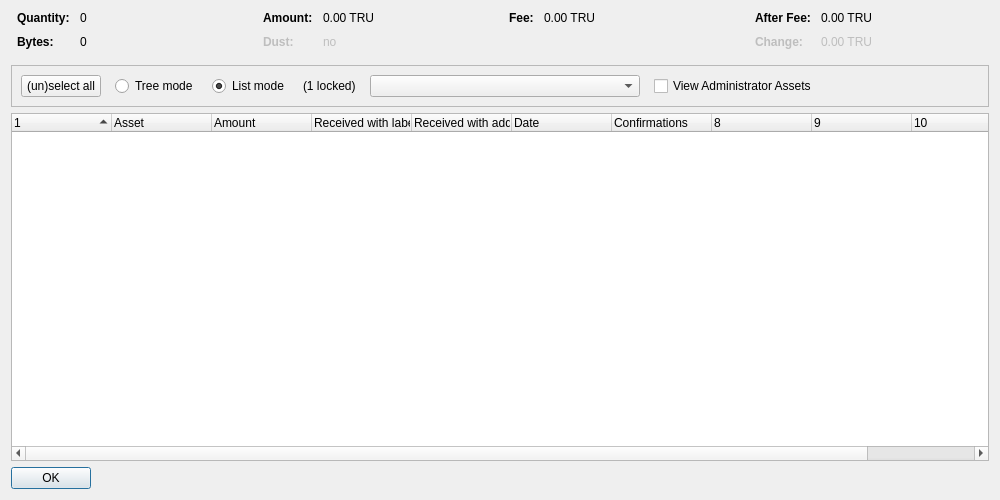
<?xml version="1.0" encoding="UTF-8"?>
<ui version="4.0">
 <class>AssetControlDialog</class>
 <widget class="QDialog" name="AssetControlDialog">
  <property name="geometry">
   <rect>
    <x>0</x>
    <y>0</y>
    <width>1000</width>
    <height>500</height>
   </rect>
  </property>
  <property name="windowTitle">
   <string>Asset Selection</string>
  </property>
  <layout class="QVBoxLayout" name="verticalLayout">
   <item>
    <layout class="QHBoxLayout" name="horizontalLayoutTop" stretch="0,0,0,0">
     <property name="topMargin">
      <number>0</number>
     </property>
     <property name="bottomMargin">
      <number>10</number>
     </property>
     <item>
      <layout class="QFormLayout" name="formLayoutAssetControl1">
       <property name="horizontalSpacing">
        <number>10</number>
       </property>
       <property name="verticalSpacing">
        <number>10</number>
       </property>
       <property name="leftMargin">
        <number>6</number>
       </property>
       <property name="rightMargin">
        <number>6</number>
       </property>
       <item row="0" column="0">
        <widget class="QLabel" name="labelAssetControlQuantityText">
         <property name="font">
          <font>
           <weight>75</weight>
           <bold>true</bold>
          </font>
         </property>
         <property name="text">
          <string>Quantity:</string>
         </property>
        </widget>
       </item>
       <item row="0" column="1">
        <widget class="QLabel" name="labelAssetControlQuantity">
         <property name="cursor">
          <cursorShape>IBeamCursor</cursorShape>
         </property>
         <property name="contextMenuPolicy">
          <enum>Qt::ActionsContextMenu</enum>
         </property>
         <property name="text">
          <string notr="true">0</string>
         </property>
         <property name="textInteractionFlags">
          <set>Qt::LinksAccessibleByMouse|Qt::TextSelectableByKeyboard|Qt::TextSelectableByMouse</set>
         </property>
        </widget>
       </item>
       <item row="1" column="0">
        <widget class="QLabel" name="labelAssetControlBytesText">
         <property name="font">
          <font>
           <weight>75</weight>
           <bold>true</bold>
          </font>
         </property>
         <property name="text">
          <string>Bytes:</string>
         </property>
        </widget>
       </item>
       <item row="1" column="1">
        <widget class="QLabel" name="labelAssetControlBytes">
         <property name="cursor">
          <cursorShape>IBeamCursor</cursorShape>
         </property>
         <property name="contextMenuPolicy">
          <enum>Qt::ActionsContextMenu</enum>
         </property>
         <property name="text">
          <string notr="true">0</string>
         </property>
         <property name="textInteractionFlags">
          <set>Qt::LinksAccessibleByMouse|Qt::TextSelectableByKeyboard|Qt::TextSelectableByMouse</set>
         </property>
        </widget>
       </item>
      </layout>
     </item>
     <item>
      <layout class="QFormLayout" name="formLayoutAssetControl2">
       <property name="horizontalSpacing">
        <number>10</number>
       </property>
       <property name="verticalSpacing">
        <number>10</number>
       </property>
       <property name="leftMargin">
        <number>6</number>
       </property>
       <property name="rightMargin">
        <number>6</number>
       </property>
       <item row="0" column="0">
        <widget class="QLabel" name="labelAssetControlAmountText">
         <property name="font">
          <font>
           <weight>75</weight>
           <bold>true</bold>
          </font>
         </property>
         <property name="text">
          <string>Amount:</string>
         </property>
        </widget>
       </item>
       <item row="0" column="1">
        <widget class="QLabel" name="labelAssetControlAmount">
         <property name="cursor">
          <cursorShape>IBeamCursor</cursorShape>
         </property>
         <property name="contextMenuPolicy">
          <enum>Qt::ActionsContextMenu</enum>
         </property>
         <property name="text">
          <string notr="true">0.00 TRU</string>
         </property>
         <property name="textInteractionFlags">
          <set>Qt::LinksAccessibleByMouse|Qt::TextSelectableByKeyboard|Qt::TextSelectableByMouse</set>
         </property>
        </widget>
       </item>
       <item row="1" column="0">
        <widget class="QLabel" name="labelAssetControlLowOutputText">
         <property name="enabled">
          <bool>false</bool>
         </property>
         <property name="font">
          <font>
           <weight>75</weight>
           <bold>true</bold>
          </font>
         </property>
         <property name="text">
          <string>Dust:</string>
         </property>
        </widget>
       </item>
       <item row="1" column="1">
        <widget class="QLabel" name="labelAssetControlLowOutput">
         <property name="enabled">
          <bool>false</bool>
         </property>
         <property name="cursor">
          <cursorShape>IBeamCursor</cursorShape>
         </property>
         <property name="contextMenuPolicy">
          <enum>Qt::ActionsContextMenu</enum>
         </property>
         <property name="text">
          <string notr="true">no</string>
         </property>
         <property name="textInteractionFlags">
          <set>Qt::LinksAccessibleByMouse|Qt::TextSelectableByKeyboard|Qt::TextSelectableByMouse</set>
         </property>
        </widget>
       </item>
      </layout>
     </item>
     <item>
      <layout class="QFormLayout" name="formLayoutAssetControl3">
       <property name="horizontalSpacing">
        <number>10</number>
       </property>
       <property name="verticalSpacing">
        <number>10</number>
       </property>
       <property name="leftMargin">
        <number>6</number>
       </property>
       <property name="rightMargin">
        <number>6</number>
       </property>
       <item row="0" column="0">
        <widget class="QLabel" name="labelAssetControlFeeText">
         <property name="font">
          <font>
           <weight>75</weight>
           <bold>true</bold>
          </font>
         </property>
         <property name="text">
          <string>Fee:</string>
         </property>
        </widget>
       </item>
       <item row="0" column="1">
        <widget class="QLabel" name="labelAssetControlFee">
         <property name="cursor">
          <cursorShape>IBeamCursor</cursorShape>
         </property>
         <property name="contextMenuPolicy">
          <enum>Qt::ActionsContextMenu</enum>
         </property>
         <property name="text">
          <string notr="true">0.00 TRU</string>
         </property>
         <property name="textInteractionFlags">
          <set>Qt::LinksAccessibleByMouse|Qt::TextSelectableByKeyboard|Qt::TextSelectableByMouse</set>
         </property>
        </widget>
       </item>
      </layout>
     </item>
     <item>
      <layout class="QFormLayout" name="formLayoutAssetControl4">
       <property name="horizontalSpacing">
        <number>10</number>
       </property>
       <property name="verticalSpacing">
        <number>10</number>
       </property>
       <property name="leftMargin">
        <number>6</number>
       </property>
       <property name="rightMargin">
        <number>6</number>
       </property>
       <item row="0" column="0">
        <widget class="QLabel" name="labelAssetControlAfterFeeText">
         <property name="font">
          <font>
           <weight>75</weight>
           <bold>true</bold>
          </font>
         </property>
         <property name="text">
          <string>After Fee:</string>
         </property>
        </widget>
       </item>
       <item row="0" column="1">
        <widget class="QLabel" name="labelAssetControlAfterFee">
         <property name="cursor">
          <cursorShape>IBeamCursor</cursorShape>
         </property>
         <property name="contextMenuPolicy">
          <enum>Qt::ActionsContextMenu</enum>
         </property>
         <property name="text">
          <string notr="true">0.00 TRU</string>
         </property>
         <property name="textInteractionFlags">
          <set>Qt::LinksAccessibleByMouse|Qt::TextSelectableByKeyboard|Qt::TextSelectableByMouse</set>
         </property>
        </widget>
       </item>
       <item row="1" column="0">
        <widget class="QLabel" name="labelAssetControlChangeText">
         <property name="enabled">
          <bool>false</bool>
         </property>
         <property name="font">
          <font>
           <weight>75</weight>
           <bold>true</bold>
          </font>
         </property>
         <property name="text">
          <string>Change:</string>
         </property>
        </widget>
       </item>
       <item row="1" column="1">
        <widget class="QLabel" name="labelAssetControlChange">
         <property name="enabled">
          <bool>false</bool>
         </property>
         <property name="cursor">
          <cursorShape>IBeamCursor</cursorShape>
         </property>
         <property name="contextMenuPolicy">
          <enum>Qt::ActionsContextMenu</enum>
         </property>
         <property name="text">
          <string notr="true">0.00 TRU</string>
         </property>
         <property name="textInteractionFlags">
          <set>Qt::LinksAccessibleByMouse|Qt::TextSelectableByKeyboard|Qt::TextSelectableByMouse</set>
         </property>
        </widget>
       </item>
      </layout>
     </item>
    </layout>
   </item>
   <item>
    <widget class="QFrame" name="frame">
     <property name="minimumSize">
      <size>
       <width>0</width>
       <height>40</height>
      </size>
     </property>
     <property name="frameShape">
      <enum>QFrame::StyledPanel</enum>
     </property>
     <property name="frameShadow">
      <enum>QFrame::Sunken</enum>
     </property>
     <layout class="QHBoxLayout" name="horizontalLayout">
      <item>
       <layout class="QHBoxLayout" name="horizontalLayoutPanel" stretch="0,0,0,0,0,0,0">
        <property name="spacing">
         <number>14</number>
        </property>
        <item>
         <widget class="QPushButton" name="pushButtonSelectAll">
          <property name="sizePolicy">
           <sizepolicy hsizetype="Maximum" vsizetype="Fixed">
            <horstretch>0</horstretch>
            <verstretch>0</verstretch>
           </sizepolicy>
          </property>
          <property name="text">
           <string>(un)select all</string>
          </property>
          <property name="autoDefault">
           <bool>false</bool>
          </property>
         </widget>
        </item>
        <item>
         <widget class="QRadioButton" name="radioTreeMode">
          <property name="sizePolicy">
           <sizepolicy hsizetype="Maximum" vsizetype="Fixed">
            <horstretch>0</horstretch>
            <verstretch>0</verstretch>
           </sizepolicy>
          </property>
          <property name="text">
           <string>Tree mode</string>
          </property>
         </widget>
        </item>
        <item>
         <widget class="QRadioButton" name="radioListMode">
          <property name="sizePolicy">
           <sizepolicy hsizetype="Maximum" vsizetype="Fixed">
            <horstretch>0</horstretch>
            <verstretch>0</verstretch>
           </sizepolicy>
          </property>
          <property name="text">
           <string>List mode</string>
          </property>
          <property name="checked">
           <bool>true</bool>
          </property>
         </widget>
        </item>
        <item>
         <widget class="QLabel" name="labelLocked">
          <property name="text">
           <string notr="true">(1 locked)</string>
          </property>
         </widget>
        </item>
        <item>
         <widget class="QComboBox" name="assetList">
          <property name="minimumContentsLength">
           <number>30</number>
          </property>
         </widget>
        </item>
        <item>
         <widget class="QCheckBox" name="viewAdministrator">
          <property name="toolTip">
           <string>View assets that you have the ownership asset for</string>
          </property>
          <property name="text">
           <string>View Administrator Assets</string>
          </property>
         </widget>
        </item>
        <item>
         <spacer name="horizontalSpacer">
          <property name="orientation">
           <enum>Qt::Horizontal</enum>
          </property>
          <property name="sizeHint" stdset="0">
           <size>
            <width>40</width>
            <height>20</height>
           </size>
          </property>
         </spacer>
        </item>
       </layout>
      </item>
     </layout>
    </widget>
   </item>
   <item>
    <widget class="AssetControlTreeWidget" name="treeWidget">
     <property name="contextMenuPolicy">
      <enum>Qt::CustomContextMenu</enum>
     </property>
     <property name="sortingEnabled">
      <bool>false</bool>
     </property>
     <property name="columnCount">
      <number>11</number>
     </property>
     <attribute name="headerShowSortIndicator" stdset="0">
      <bool>true</bool>
     </attribute>
     <attribute name="headerStretchLastSection">
      <bool>false</bool>
     </attribute>
     <column>
      <property name="text">
       <string/>
      </property>
     </column>
     <column>
      <property name="text">
       <string>Asset</string>
      </property>
     </column>
     <column>
      <property name="text">
       <string>Amount</string>
      </property>
     </column>
     <column>
      <property name="text">
       <string>Received with label</string>
      </property>
     </column>
     <column>
      <property name="text">
       <string>Received with address</string>
      </property>
     </column>
     <column>
      <property name="text">
       <string>Date</string>
      </property>
     </column>
     <column>
      <property name="text">
       <string>Confirmations</string>
      </property>
      <property name="toolTip">
       <string>Confirmed</string>
      </property>
     </column>
     <column>
      <property name="text">
       <string/>
      </property>
     </column>
     <column>
      <property name="text">
       <string/>
      </property>
     </column>
     <column>
      <property name="text">
       <string/>
      </property>
     </column>
     <column>
      <property name="text">
       <string/>
      </property>
     </column>
    </widget>
   </item>
   <item>
    <widget class="QDialogButtonBox" name="buttonBox">
     <property name="sizePolicy">
      <sizepolicy hsizetype="Maximum" vsizetype="Fixed">
       <horstretch>0</horstretch>
       <verstretch>0</verstretch>
      </sizepolicy>
     </property>
     <property name="orientation">
      <enum>Qt::Horizontal</enum>
     </property>
     <property name="standardButtons">
      <set>QDialogButtonBox::Ok</set>
     </property>
    </widget>
   </item>
  </layout>
 </widget>
 <customwidgets>
  <customwidget>
   <class>AssetControlTreeWidget</class>
   <extends>QTreeWidget</extends>
   <header location="global">assetcontroltreewidget.h</header>
  </customwidget>
 </customwidgets>
 <resources/>
 <connections/>
</ui>
